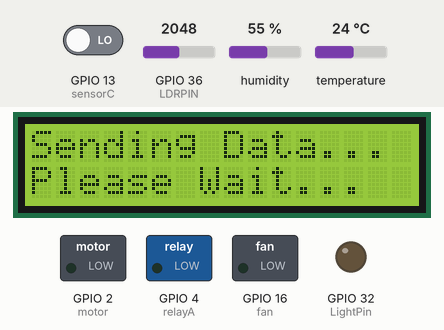
This program was run on a simulated ESP32. Shown: 16×2 character LCD, switched loads named in the program (green lamp = pin HIGH), output pins drawn as LEDs (lit = HIGH). Inputs (shaded band) come from the test bench; at power-on: humidity 55 %, GPIO 36 (LDRPIN) = 2048, temperature 24 °C, GPIO 13 (sensorC) LOW. WiFi joins after 1.5 s; servers stay silent unless stated; uploads are accepted with an empty reply; the local clock reads 2024-03-15 10:24:30 at power-on unless the program sets it; storage starts empty; what the program prints to the serial monitor is not drawn.

Above: at 3.2 s.
3.3 s: humidity set to 22 %
At 7.0 s:
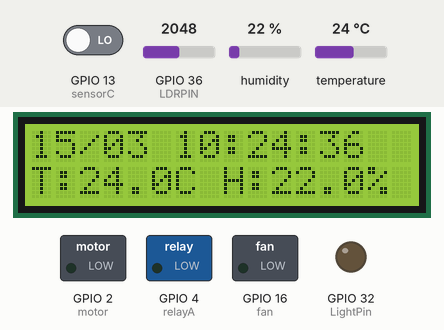
9.3 s: GPIO 36 (LDRPIN) set to 2866
At 13.4 s:
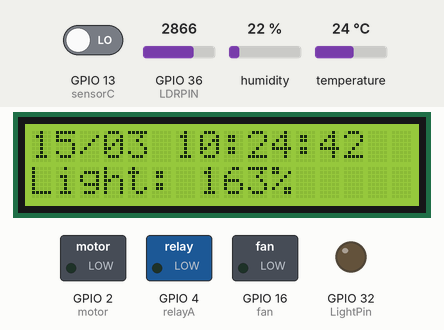
15.3 s: temperature set to 12 °C
At 19.3 s:
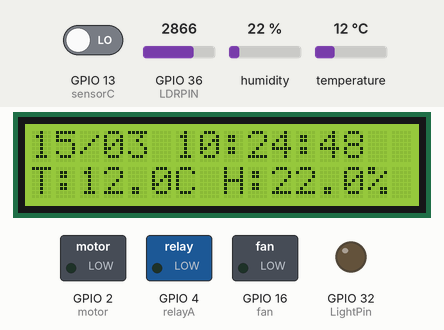
21.3 s: GPIO 36 (LDRPIN) set to 3603
At 25.3 s:
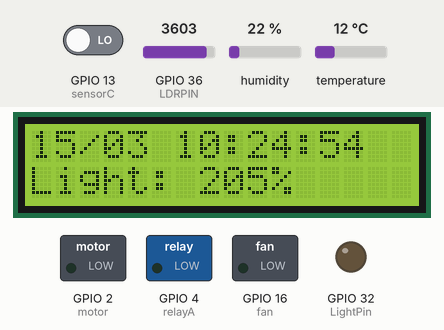
27.3 s: humidity set to 40 %
At 31.2 s:
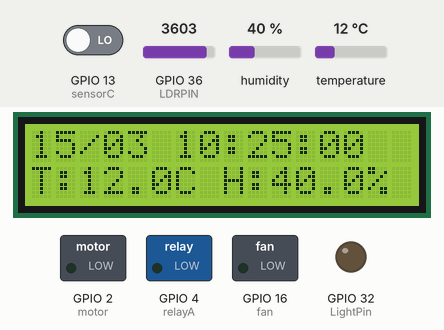
33.3 s: GPIO 36 (LDRPIN) set to 4095
Timing chart, 0 to 36.3 s (numbered marks = the images above; inputs shaded):
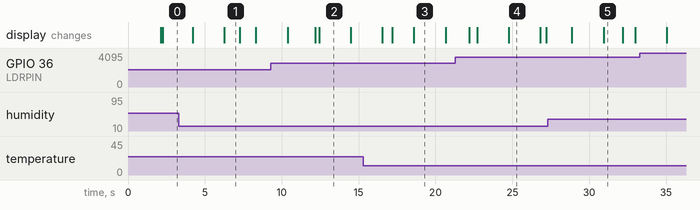

The program:

main.cpp
```cpp
#include "main.h"

// LCD (I2C address 0x27, 16x2)
LiquidCrystal_I2C lcd(0x27, 16, 2);

// RTC object
RTC_DS3231 rtc;

// SD card module (CS pin)
#define SD_CS 5

// Actuators
#define motor 2
#define fan 16
#define relayA 4
#define LightPin 32

// DHT11 sensor settings
#define DHTPIN 14
#define DHTTYPE DHT11
DHT dht(DHTPIN, DHTTYPE);

// LDR pin
#define LDRPIN 36
#define sensorC 13

// Variables for sensor display
float temperature = 0.0, humidity = 0.0;
int light  = 0;
bool showDHT = true;

// Motor control variables
bool motorOn = false;
unsigned long motorStartMillis = 0;
const unsigned long motorRunDuration = 30000; // 1/2 minutes

// Last log time
int lastLoggedHour = -1;

File dataFile;

bool wifiConnected = false; // Flag to track WiFi status
bool sendingOnlyMode = false;


////// **Read from SD card, send data to Firebase, and clean up**//////////////

// **Process SD card and send data until the file is empty**
void processSDCard() {
    if (!SD.begin(SD_CS)) {
        Serial.println("SD Card initialization failed!");
        return;
    }

    if (!SD.exists("/datalog.txt")) {
        Serial.println("No datalog.txt file found.");
        sendingOnlyMode = false;
        return;
    }

    File dataFile = SD.open("/datalog.txt", FILE_READ);
    if (!dataFile || dataFile.available() == 0) {
        Serial.println("datalog.txt is empty.");
        dataFile.close();
        SD.remove("/datalog.txt"); // Clean up empty file
        sendingOnlyMode = false;
        return;
    }

    File tempFile = SD.open("/temp.txt", FILE_WRITE);
    if (!tempFile) {
        Serial.println("Failed to open temp.txt!");
        dataFile.close();
        return;
    }

    bool dataSent = false;

    while (dataFile.available()) {
        String line = dataFile.readStringUntil('\n');

        if (wifiConnected) {
            int year, month, day, hour, minute, second;
            float temperature, humidity;
            int light;

            if (sscanf(line.c_str(), "%d/%d/%d %d:%d:%d, T:%fC, H:%f%%, L:%d%%",
                       &year, &month, &day, &hour, &minute, &second,
                       &temperature, &humidity, &light) == 9) {

                sendDataToFirebase(year, month, day, hour, minute, second, temperature, humidity, light);
                dataSent = true;
            } else {
                Serial.println("Data parsing failed. Keeping line for retry.");
                tempFile.println(line);
            }
        } else {
            tempFile.println(line); // Save for later if WiFi is down
        }
    }

    dataFile.close();
    tempFile.close();

    if (dataSent) {
        SD.remove("/datalog.txt");
        SD.rename("/temp.txt", "/datalog.txt");
    } else {
        Serial.println("No data was sent. Keeping original datalog.");
        SD.remove("/temp.txt"); // Don't overwrite the original
    }

    sendingOnlyMode = false;
    Serial.println("Resuming normal operations.");
}

void handleLight() {
    DateTime now = rtc.now();
    int hour = now.hour();

   // if (hour >= 19 && hour < 24 || hour >= 0 && hour <3) {
   if (hour >= 18 && hour < 22) {
        digitalWrite(LightPin, HIGH);
        Serial.println("Light is ON (within 19:00 - 21:00)");
    } else {
        digitalWrite(LightPin, LOW);
        Serial.println("Light is OFF (outside 19:00 - 21:00)");
    }
}

// **Send Data to Firebase**
void sendDataToFirebase(int year, int month, int day, int hour, int minute, int second,
                        float temperature, float humidity, float light) {
    if (!wifiConnected) return;

    String formattedMonth = (month < 10) ? "0" + String(month) : String(month);
    String formattedDay = (day < 10) ? "0" + String(day) : String(day);
    String formattedHour = (hour < 10) ? "0" + String(hour) : String(hour);
    String formattedminute = (minute < 10) ? "0" + String(minute) : String(minute);
    String formattedSecond = (second < 10) ? "0" + String(second) : String(second);

    HTTPClient http;
    String entryKey = String(year) + String(formattedMonth) + String(formattedDay) + "_" +
                  String(formattedHour) + String(formattedminute) + String(formattedSecond);
    String firebaseURL = String(FIREBASE_HOST) + "/sensorData/" + "/" + entryKey + ".json?auth=" + FIREBASE_SECRET;


    StaticJsonDocument<200> jsonDoc;
    //jsonDoc["timestamp"] = String(year) + "-" + String(month) + "-" + String(day) + " " +
     //                      String(hour) + ":" + String(minute) + ":" + String(second);
    jsonDoc["temperature"] = temperature;
    jsonDoc["humidity"] = humidity;
    jsonDoc["light"] = light;

    String jsonStr;
    serializeJson(jsonDoc, jsonStr);

    http.begin(firebaseURL);
    http.addHeader("Content-Type", "application/json");

    int httpResponseCode = http.PUT(jsonStr);  // Use PUT instead of POST  // Use POST to append new data

    Serial.print("Firebase response: ");
    Serial.println(httpResponseCode);

    http.end();
}


// **WiFi Connection Function**
void connectWiFi() {
    WiFi.begin(WIFI_SSID, WIFI_PASS);
    Serial.print("Connecting to WiFi");

    int attempts = 0;
    while (WiFi.status() != WL_CONNECTED && attempts < 10) { // Try 10 times
        Serial.print(".");
        delay(1000);
        attempts++;
    }

    if (WiFi.status() == WL_CONNECTED) {
        Serial.println("\nConnected to WiFi!");
        wifiConnected = true;
    } else {
        Serial.println("\nFailed to connect to WiFi!");
        wifiConnected = false;
    }
}


// **WiFi Monitoring Task (Core 0)**
void WiFiTask(void *parameter) {
    for (;;) {
        if (WiFi.status() == WL_CONNECTED) {
            if (!sendingOnlyMode) {
                Serial.println("WiFi Connected! Stopping all tasks except SD card processing...");
                sendingOnlyMode = true;
            }
        } else {
            if (sendingOnlyMode) {
                Serial.println("WiFi Disconnected! Resuming all tasks...");
                sendingOnlyMode = false;
            }
            Serial.println("WiFi disconnected! Trying to reconnect...");
            connectWiFi(); // Try reconnecting
        }
        vTaskDelay(5000 / portTICK_PERIOD_MS);
    }
}


//////// **Unified Task for Sensors, Motor & Logging on Core 1**/////////////

void unifiedTask(void *parameter) {
    for (;;) {
        if (!sendingOnlyMode) { // Only run if not in sending-only mode
            readDHT11();
            readLDR();
            displayLCD();
            manageMotor();
            handleLight();
            logDataToSD();
            showDHT = !showDHT;
        }
        vTaskDelay(2000 / portTICK_PERIOD_MS);
    }
}


// **Get Date and Time**
String getFormattedDateTime() {
    DateTime now = rtc.now();
    char buffer[20];
    sprintf(buffer, "%02d/%02d %02d:%02d:%02d", now.day(), now.month(), now.hour(), now.minute(), now.second());
    return String(buffer);
}

// **Log Data to SD Card**
void logDataToSD() {
    DateTime now = rtc.now();

    // Log once per hour when hour changes
    if (now.hour() != lastLoggedHour) {
        lastLoggedHour = now.hour(); // Update last logged hour

        File logFile = SD.open("/datalog.txt", FILE_APPEND);
        if (logFile) {
            logFile.printf("%04d/%02d/%02d %02d:%02d:%02d, T:%.2fC, H:%.2f%%, L:%d%%\r\n",
                now.year(), now.month(), now.day(),
                now.hour(), now.minute(), now.second(),
                temperature, humidity, light);

            logFile.close();
            Serial.println("Data logged to SD card.");
        } else {
            Serial.println("Error opening SD card file!");
        }
    }
}

// **Motor Management**
void manageMotor() {
    DateTime now = rtc.now();
    int sensorCState = digitalRead(sensorC);
    int timeCount = now.hour() * 60 + now.minute();  // minutes since midnight

    static int lastActivationBaseTime = -10; // last base activation minute
    static int activationPhase = 0;          // 0 = idle, 1..4 = run number
    static bool motorPending = false;

    int activationInterval = (sensorCState == 1) ? 120 : 60; // 2h or 1h

    // --- NIGHT MODE BLOCK (disable between 21:00 and 07:00) ---
    if (now.hour() >= 21 || now.hour() < 7) {
        // Make sure motor is OFF
        if (motorOn) {
            motorOn = false;
            digitalWrite(motor, LOW);
            Serial.println("Motor forced OFF (night mode)");
        }
        activationPhase = 0;
        motorPending = false;
        return; // skip all logic during night
    }
    // ---------------------------------------------------------

    // Reset at new day
    if (timeCount < lastActivationBaseTime) {
        lastActivationBaseTime = -10;
    }

    // Start new cycle (Run 1)
    if ((timeCount % activationInterval == 0) && (timeCount != lastActivationBaseTime)) {
        lastActivationBaseTime = timeCount;
        activationPhase = 1;
        motorPending = false;
        motorOn = true;
        motorStartMillis = millis();
        digitalWrite(motor, HIGH);
        Serial.println("Motor turned ON (Run 1)");
    }

    // Turn OFF motor after run duration
    if (motorOn && (millis() - motorStartMillis >= motorRunDuration)) {
        motorOn = false;
        digitalWrite(motor, LOW);
        Serial.println("Motor turned OFF");

        if (activationPhase > 0 && activationPhase < 4) {
            motorPending = true;  // ready for next run
        } else {
            activationPhase = 0;  // finished all runs
        }
    }

    // Handle subsequent activations (+5, +10, +15 min)
    if (motorPending && (timeCount == lastActivationBaseTime + activationPhase * 5)) {
        motorOn = true;
        motorStartMillis = millis();
        digitalWrite(motor, HIGH);
        activationPhase++;
        motorPending = false;
        Serial.print("Motor turned ON (Run ");
        Serial.print(activationPhase);
        Serial.println(")");
    }

    // Debug once per minute
    static int lastPrintMinute = -1;
    if (now.minute() != lastPrintMinute) {
        lastPrintMinute = now.minute();
        Serial.print("TimeCount: ");
        Serial.print(timeCount);
        Serial.print("   SensorC: ");
        Serial.print(sensorCState);
        Serial.print("   Phase: ");
        Serial.println(activationPhase);
    }
}

// **Read DHT11 Sensor**
void readDHT11() {
    temperature = dht.readTemperature();
    humidity = dht.readHumidity();
    if (isnan(temperature) || isnan(humidity)) {
        Serial.println("Failed to read from DHT sensor!");
    }
}

// **Read LDR Sensor**
void readLDR() {
    int ldrValue = analogRead(LDRPIN);
    light = map(ldrValue, 0, 1750, 0, 100); // Map raw value to 0-100%
}

// **Display Data on LCD**
void displayLCD() {
    lcd.clear();
    lcd.setCursor(0, 0);
    lcd.print(getFormattedDateTime());
    lcd.setCursor(0, 1);
    if (showDHT) {
        lcd.printf("T:%.1fC H:%.1f%%", temperature, humidity);
    } else {
        lcd.printf("Light: %d%%", light);
    }
}

// **Setup Function**
void setup() {
    Serial.begin(115200);
    lcd.init();
    lcd.backlight();
    connectWiFi();

    if (!rtc.begin()) {
        Serial.println("Couldn't find RTC");
        while (1);
    }

    if (rtc.lostPower()) {
        Serial.println("RTC lost power, setting time!");
        rtc.adjust(DateTime(F(__DATE__), F(__TIME__)));
    }

    dht.begin();

   //Output Pins
    pinMode(motor, OUTPUT);
    digitalWrite(motor, LOW);
    pinMode(fan, OUTPUT);
    digitalWrite(fan, LOW);
    pinMode(LightPin, OUTPUT);
    digitalWrite(LightPin, LOW);
    pinMode(relayA, OUTPUT);
    digitalWrite(relayA, LOW);
    //Input Pins
    pinMode(sensorC, INPUT);
    //pinMode(LDRPIN, INPUT);

    if (!SD.begin(SD_CS)) {
        Serial.println("SD card initialization failed!");
    } else {
        Serial.println("SD card initialized.");
    }

    // **Create Task for Unified Functions on Core 1**
    xTaskCreatePinnedToCore(
        unifiedTask,   // Task function
        "Unified Task",
        4096,
        NULL,
        1,
        NULL,
        1 // Runs on Core 1
    );

    // **Create Task for WiFi Monitoring on Core 0**
    xTaskCreatePinnedToCore(
        WiFiTask,      // Task function
        "WiFi Task",
        2048,
        NULL,
        1,
        NULL,
        0 // Runs on Core 0
    );
}

void loop() {
    if (sendingOnlyMode) {
        lcd.clear();
        lcd.setCursor(0, 0);
        lcd.print("Sending Data...");
        lcd.setCursor(0, 1);
        lcd.print("Please Wait...");

        processSDCard(); // Only send SD card data to Firebase
    }

    vTaskDelay(100 / portTICK_PERIOD_MS); // Yield to FreeRTOS
}
```

main.h
```cpp
#ifndef MAIN_H
#define MAIN_H

// Include Libraries
#include <Wire.h>
#include <Arduino.h>
#include <LiquidCrystal_I2C.h>
#include <RTClib.h>
#include "DHT.h"
#include <SPI.h>
#include <SD.h>
#include <WiFi.h>
#include <HTTPClient.h>
#include <ArduinoJson.h>

// WiFi & Firebase Configuration
#define WIFI_SSID "******"
#define WIFI_PASS "*******"
#define FIREBASE_HOST "*********************************"  // Without "/"
#define FIREBASE_SECRET "********************************"


String getFormattedDateTime();
void logDataToSD();
void manageMotor();
void readDHT11();
void readLDR();
void displayLCD();
void unifiedTask(void *parameter);
void handleLight();

void connectWiFi();
void sendDataToFirebase(int year, int month, int day, int hour, int minute, int second,
    float temperature, float humidity, float light);
void processSDCard();


#endif
```

Measured:
- what the display in image 1 shows lasts 1.0 s, from 6.3 s to 7.3 s
- what the display in image 2 shows lasts 2.1 s, from 12.4 s to 14.5 s
- what the display in image 5 shows lasts 1.3 s, from 30.9 s to 32.2 s
